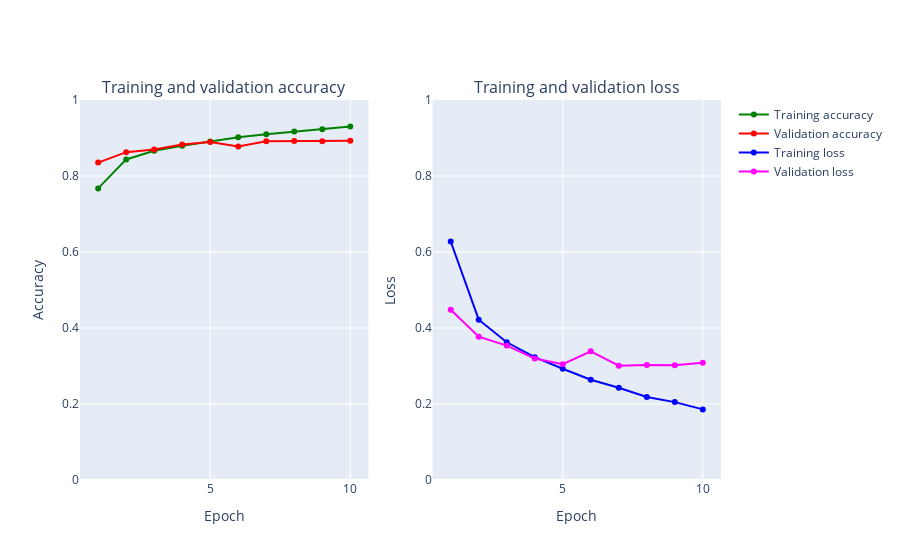

Notebook code for this chart:
### Markdown cell above
### Trying out relu

### Code cell
from tensorflow.keras.layers import Conv2D,Flatten
from numpy import mean
from numpy import std
from matplotlib import pyplot
from sklearn.model_selection import KFold
from keras.datasets import fashion_mnist
from keras.utils import to_categorical
from keras.models import Sequential
from keras.layers import Conv2D
from keras.layers import MaxPooling2D
from keras.layers import Dense
from keras.layers import Flatten
from keras.optimizers import SGD
from keras.layers import Dropout
from keras.layers import BatchNormalization
from keras.layers import Activation
from keras.layers import LeakyReLU
epochs = 15
num_classes = 10
X_train = X_train.reshape((X_train.shape[0], 28, 28, 1))
X_test = X_test.reshape((X_test.shape[0], 28, 28, 1))
fashion_model = Sequential()
fashion_model.add(Conv2D(32, kernel_size=(3, 3),activation='relu',input_shape=(28,28,1)))
fashion_model.add(MaxPooling2D((2, 2)))
fashion_model.add(Conv2D(64, (3, 3), activation='relu'))
fashion_model.add(MaxPooling2D(pool_size=(2, 2)))
fashion_model.add(Conv2D(128, (3, 3), activation='relu'))
fashion_model.add(MaxPooling2D(pool_size=(2, 2)))
fashion_model.add(Flatten())
fashion_model.add(Dense(128, activation='relu'))
fashion_model.add(Dense(num_classes, activation='softmax'))

fashion_model.compile(loss=keras.losses.sparse_categorical_crossentropy, optimizer=keras.optimizers.Adam(),metrics=['accuracy'])
fashion_model.summary()

h_callback = fashion_model.fit(X_train, y_train, epochs = 10,
               validation_data=(X_test, y_test))

# Plot train vs test loss during training 
plot_accuracy_and_loss(h_callback)

### Figure 1 — Plotly figure (JSON) as saved in the notebook; plotly's stock layout.template omitted (floating-point values rounded to 4 significant figures)
{"data": [{"marker": {"color": "Green"}, "mode": "markers+lines", "name": "Training accuracy", "text": ["1", "2", "3", "4", "5", "6", "7", "8", "9", "10"], "type": "scatter", "x": [1, 2, 3, 4, 5, 6, 7, 8, 9, 10], "xaxis": "x", "y": [0.7674, 0.8436, 0.8664, 0.8797, 0.891, 0.9018, 0.9099, 0.9173, 0.9232, 0.9305], "yaxis": "y"}, {"marker": {"color": "Red"}, "mode": "markers+lines", "name": "Validation accuracy", "text": ["1", "2", "3", "4", "5", "6", "7", "8", "9", "10"], "type": "scatter", "x": [1, 2, 3, 4, 5, 6, 7, 8, 9, 10], "xaxis": "x", "y": [0.8353, 0.8627, 0.8696, 0.8829, 0.8898, 0.8779, 0.8913, 0.8918, 0.8917, 0.8931], "yaxis": "y"}, {"marker": {"color": "Blue"}, "mode": "markers+lines", "name": "Training loss", "text": ["1", "2", "3", "4", "5", "6", "7", "8", "9", "10"], "type": "scatter", "x": [1, 2, 3, 4, 5, 6, 7, 8, 9, 10], "xaxis": "x2", "y": [0.6276, 0.4218, 0.3625, 0.3233, 0.2928, 0.2639, 0.2427, 0.2185, 0.2049, 0.1858], "yaxis": "y2"}, {"marker": {"color": "Magenta"}, "mode": "markers+lines", "name": "Validation loss", "text": ["1", "2", "3", "4", "5", "6", "7", "8", "9", "10"], "type": "scatter", "x": [1, 2, 3, 4, 5, 6, 7, 8, 9, 10], "xaxis": "x2", "y": [0.448, 0.3771, 0.3537, 0.3199, 0.3045, 0.3387, 0.3008, 0.3029, 0.3022, 0.3084], "yaxis": "y2"}], "layout": {"annotations": [{"font": {"size": 16}, "showarrow": false, "text": "Training and validation accuracy", "x": 0.225, "xanchor": "center", "xref": "paper", "y": 1, "yanchor": "bottom", "yref": "paper"}, {"font": {"size": 16}, "showarrow": false, "text": "Training and validation loss", "x": 0.775, "xanchor": "center", "xref": "paper", "y": 1, "yanchor": "bottom", "yref": "paper"}], "xaxis": {"anchor": "y", "domain": [0, 0.45], "title": {"text": "Epoch"}}, "xaxis2": {"anchor": "y2", "domain": [0.55, 1], "title": {"text": "Epoch"}}, "yaxis": {"anchor": "x", "domain": [0, 1], "range": [0, 1], "title": {"text": "Accuracy"}}, "yaxis2": {"anchor": "x2", "domain": [0, 1], "range": [0, 1], "title": {"text": "Loss"}}}}
